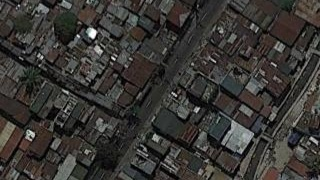
#> input picture code/training/informal/0001.jpg, 320 x 180 px; its folder holds only this picture in this run
$ python Gagpanan_CMSC-190_B_Informal.py
#> lines starting #> are read from the running program, lines starting #| are printed output that depends on the picture
import cv2
import numpy as np
import collections
from glob import glob
import json

#######################################################################################
#
#######################################################################################

#computing for the average of nine 5x5 pixel values in the image
def average(rows, cols, image):
	#location of starting pixels depending on where is the position of the current pixel
	pixel_location = [-7, -2, 3]
	average_value = np.zeros((3, 3), np.float32)
	total_sum = 0

	#3x3 array matrix where it will compute the average of nine 5x5 array matrix to be used for
	#computing the LBP
	for index_x, location_x in enumerate(pixel_location):
		count_x = rows + location_x
		for index_y, location_y in enumerate(pixel_location):
			count_y = cols + location_y

			#it will get the average by computing the sum of the 5x5 pixel matrix
			for x in range(count_x, count_x + 5):
				for y in range(count_y, count_y + 5):
					total_sum = total_sum + image[x, y]

			average_value[index_x, index_y] = total_sum / 25
			total_sum = 0

	return(average_value)

#computing for the LBP value using the 3x3 matrix.
#the center pixel will be compared on its surrounding pixel staring from pixel (0,0)
#in clockwise rotation. if center pixel is greater than the surrounding pixel,
#the value of the surrounding pixel will be 0, otherwise the value will be 1.
#then each pixel will be multiplied by the powers of two then compute for the sum
#the value will be a part of the histogram to be used for classifying images.
def lbp(aveList, center):
	summ_lbp = 0
	num = 0

	num = 1 if center <= aveList[0,0] else 0
	summ_lbp = summ_lbp + (num * 1)
	num = 1 if center <= aveList[0,1] else 0
	summ_lbp = summ_lbp + (num * 2)
	num = 1 if center <= aveList[0,2] else 0
	summ_lbp = summ_lbp + (num * 4)
	num = 1 if center <= aveList[1,2] else 0
	summ_lbp = summ_lbp + (num * 8)
	num = 1 if center <= aveList[2,2] else 0
	summ_lbp = summ_lbp + (num * 16)
	num = 1 if center <= aveList[2,1] else 0
	summ_lbp = summ_lbp + (num * 32)
	num = 1 if center <= aveList[2,0] else 0
	summ_lbp = summ_lbp + (num * 64)
	num = 1 if center <= aveList[1,0] else 0
	summ_lbp = summ_lbp + (num * 128)

	return(summ_lbp)

#image preprocessing
#bilateral filter to reduce noise and smoothens an image while preserving its edges
#then converts an image to grayscale to perform LBP
def img_preprocessing(img):
	smooth = cv2.bilateralFilter(img,30,70,70)
	gray = cv2.cvtColor(smooth, cv2.COLOR_BGR2GRAY)
	return gray

#######################################################################################
#
#######################################################################################

#stores the name of all image files from the informal folder in an array
#to be used when calling the file for getting the LBP histogram
informal_folder = 'training/informal/*'
informal_img_files = glob(informal_folder)

#where all the LBP histograms of informal images are stored
informal_histogram_list = []
count = 1
#getting the file names of the image from the array
for informal_images in informal_img_files:
	print('processing %s...' % informal_images,)
	#store the lbp values of the current image
	informal_mblbp_list = []
	#reads the image in the folder
	informal_img = cv2.imread(informal_images, 1)
#> informal_img is the input picture: shape (180, 320, 3); mean B, G, R 51.9, 55.1, 57
	#applying pre-processing methods on the image
	informal_img = img_preprocessing(informal_img)
#> in img_preprocessing, `smooth = cv2.bilateralFilter(img,30,70,70)`:
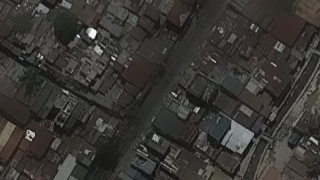
#> smooth: shape (180, 320, 3); mean B, G, R 51.5, 54.7, 56.7
	#getting the dimention values of the current image
	informal_rows, informal_cols = informal_img.shape
#> informal_rows = 180; informal_cols = 320
	#pixel matrix for the average pixels
	informal_average_value = np.zeros((3,3), np.float32)

	#testing purposes. makes an empty image then stores the computed LBP values
	#lbp_img = np.zeros((informal_rows,informal_cols))

	#loops through the pixels on the image
	for rows in range(informal_rows):
		for cols in range(informal_cols):
			#skips the pixel to avoid values outside the boundary of the image
			#when performing LBP
			if rows < 7 or rows > informal_rows - 8:
				continue
			if cols < 7 or cols > informal_cols - 8:
				continue
			#getting the average of the nine 5x5 pixel matrix
			informal_average_value = average(rows, cols, informal_img)
			#getting the center value from the average pixel matrix to be compared
			informal_center_value = informal_average_value[1,1]
			#performing the LBP using the average pixel matrix
			informal_mblbp_value = lbp(informal_average_value, informal_center_value)
			#stores the value of the computed LBP in an array
			informal_mblbp_list.append(informal_mblbp_value)

			# [10 lines of commented-out code are left out]
	informal_histogram = collections.Counter(informal_mblbp_list)
	#stores the histogram along with other histograms
	informal_histogram_list.append(dict(informal_histogram))

#save the LBP histograms of all informal image into a file
with open('save_files/informal.txt', 'w') as fout:
    json.dump(informal_histogram_list, fout)
